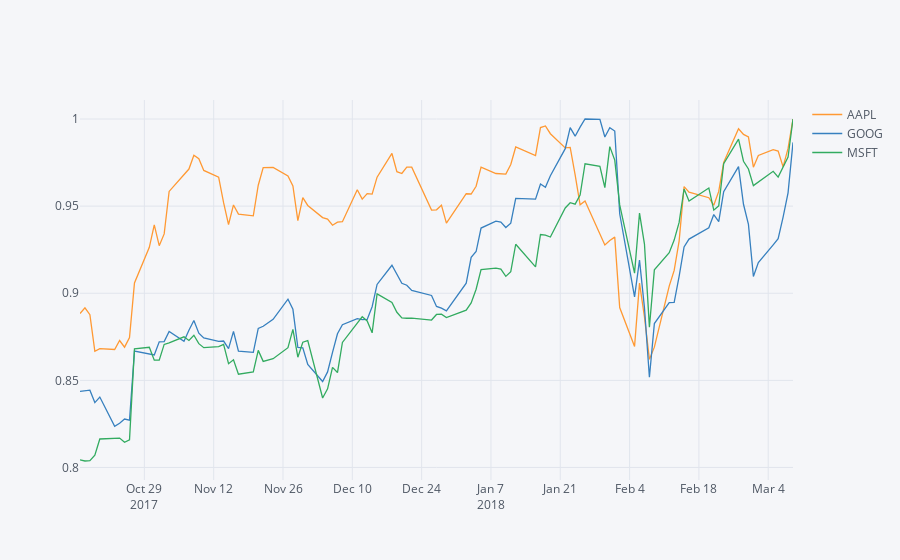

This figure's notebook cell:
### Code cell
sp.plot(["MSFT","GOOG","AAPL"])
